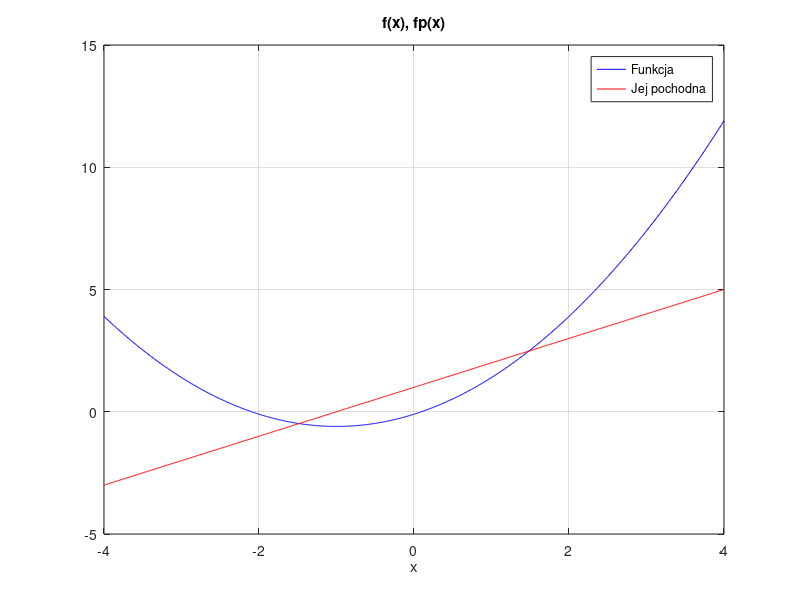

MATLAB code to generate this figure: (Note: this script raises an error after producing the figure.)
clear all; close all;

it = 12;
a = 1/2; c = -0.1;

alpha = pi/4; % przykladowe alfa
b = tan(alpha);

f = @(x) a*x.^2 + b*x + c; 
fp = @(x) 2*a*x + b; 

x = -4 : 0.01 : 4;
plot(x, f(x), 'b-', x, fp(x), 'r-'); 
grid; xlabel('x'); title('f(x), fp(x)');
legend('Funkcja','Jej pochodna', 'Location', 'Best'); 


cb = nonlinsolvers(f, fp, -4, 10, 'bisection', it);
cr = nonlinsolvers(f, fp, -4, 10, 'regula-falsi', it);
cn = nonlinsolvers(f, fp, -4, 10, 'newton-raphson', it);

alpha_iter = zeros(1, it);
alpha_iter(1) = alpha;

for i = 2:it
    alpha_iter(i) = atan(cb(i-1));
end

figure;
plot(1:it, rad2deg(alpha_iter), 'o-');
xlabel('iter'); title('Zależność \alpha od liczby iteracji');
ylabel('\alpha (stopnie)');
grid on;

function C = nonlinsolvers(f, fp, a, b, solver, iter)
    C = zeros(1, iter);
    c = a; %pierwsze oszacowanie
    
    for i = 1 : iter
        fa = feval(f, a); fb = feval(f, b); fc = feval(f, c); fpc = feval(fp, c); % Obliczenia
        
        switch(solver)
            case 'bisection'
                if(fa * fc < 0) 
                    b = c;
                else
                    a = c;
                end
                c = (a + b) / 2;
                
            case 'regula-falsi'
                if(fa * fc < 0)
                    b = c;
                else
                    a = c;
                end
                c = b - fb * (b - a) / (fb - fa);
                
            case 'newton-raphson'
                c = c - fc / fpc;
                
            otherwise
                error('Nieznana metoda');
        end
        
        C(i) = c; % Zapamiętaj
    end
end
